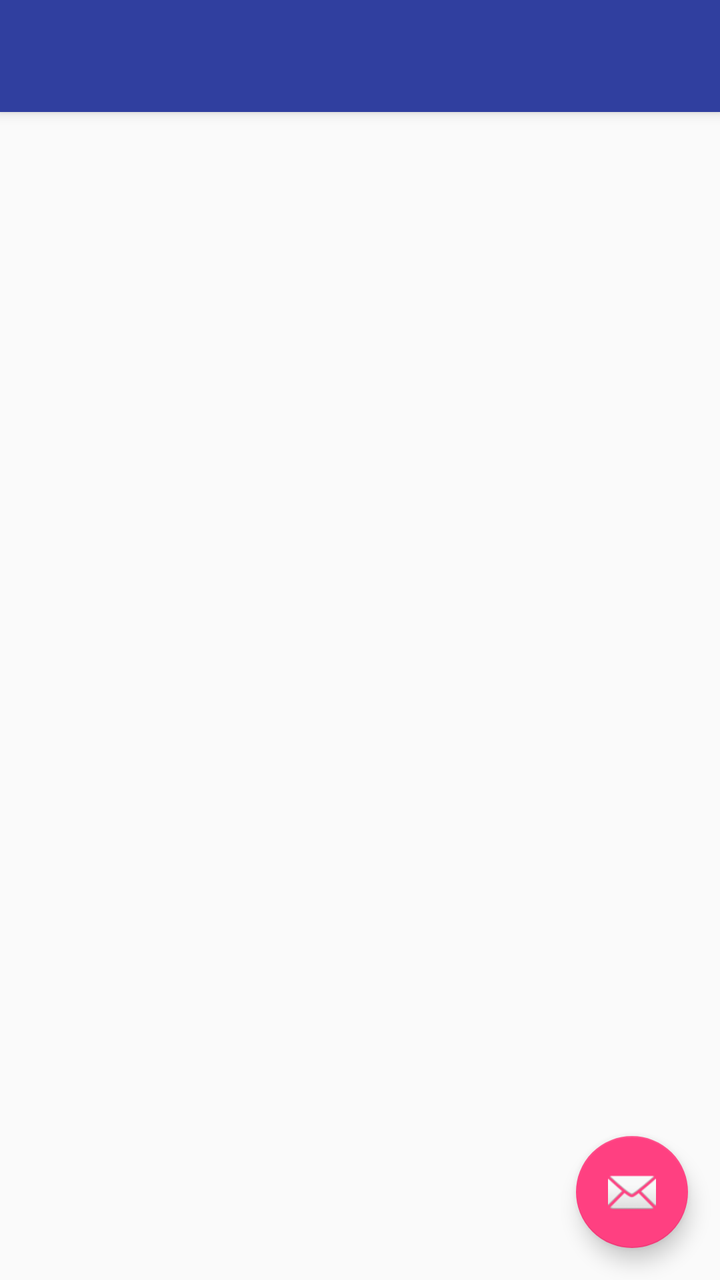
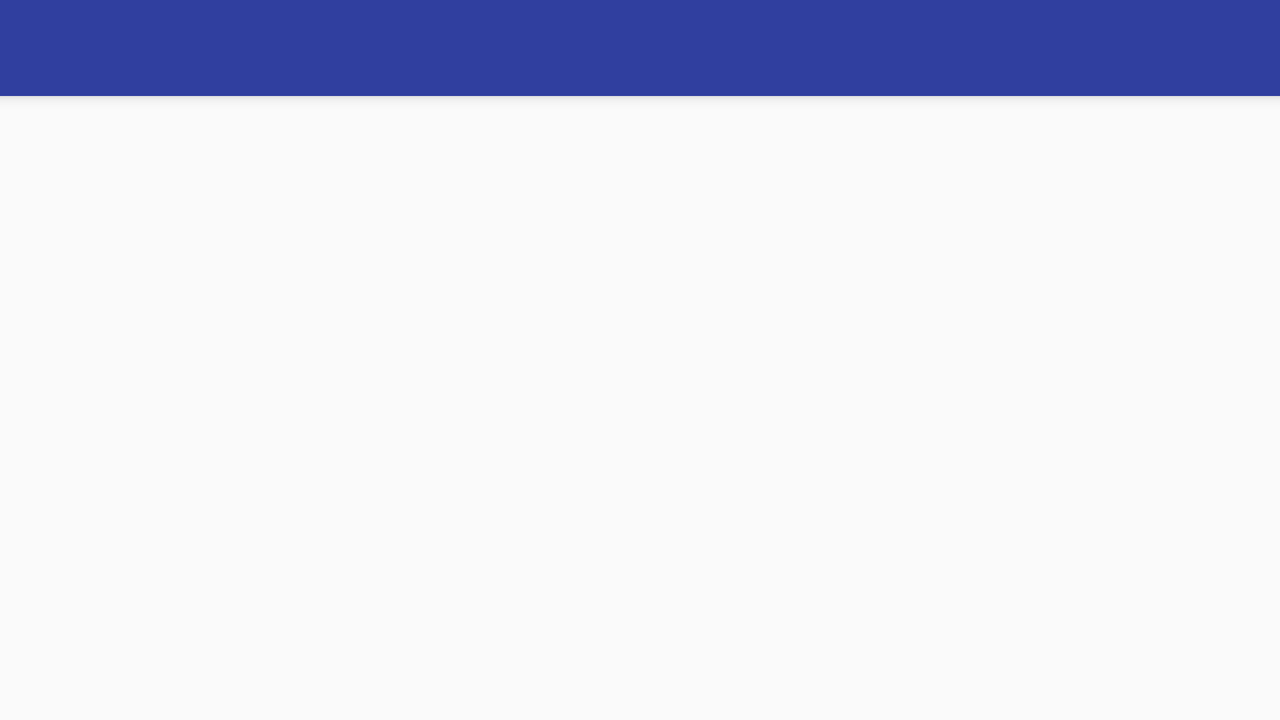

One screen, two layout resources from the same app: the default and the repository's alternative for another configuration. Each is rendered where Android would select it; the XML of both is given below.
<!-- AndroidManifest.xml: application theme AppTheme -->
<!-- res/layout/app_bar_home_helper.xml -->
<?xml version="1.0" encoding="utf-8"?>

<android.support.design.widget.CoordinatorLayout xmlns:android="http://schemas.android.com/apk/res/android"
    xmlns:app="http://schemas.android.com/apk/res-auto"
    xmlns:tools="http://schemas.android.com/tools"
    android:layout_width="match_parent"
    android:layout_height="match_parent"
    android:fitsSystemWindows="true"
    tools:context="e1da_581524.helper.Home_helper">

    <android.support.design.widget.AppBarLayout
        android:layout_width="match_parent"
        android:layout_height="wrap_content"
        android:theme="@style/AppTheme.AppBarOverlay">

        <android.support.v7.widget.Toolbar
            android:id="@+id/toolbar"
            android:layout_width="match_parent"
            android:layout_height="?attr/actionBarSize"
            android:background="?attr/colorPrimary"
            app:popupTheme="@style/AppTheme.PopupOverlay" />

    </android.support.design.widget.AppBarLayout>

    <include layout="@layout/content_home_helper" />

    <android.support.design.widget.FloatingActionButton
        android:id="@+id/fab"
        android:layout_width="wrap_content"
        android:layout_height="wrap_content"
        android:layout_gravity="bottom|end"
        android:layout_margin="@dimen/fab_margin"
        android:src="@android:drawable/ic_dialog_email" />

</android.support.design.widget.CoordinatorLayout>
<!-- res/layout/content_home_helper.xml (included above) -->
<?xml version="1.0" encoding="utf-8"?>

<RelativeLayout xmlns:android="http://schemas.android.com/apk/res/android"
    xmlns:app="http://schemas.android.com/apk/res-auto"
    xmlns:tools="http://schemas.android.com/tools"
    android:layout_width="match_parent"
    android:layout_height="match_parent"
    app:layout_behavior="@string/appbar_scrolling_view_behavior"
    tools:context="e1da_581524.helper.Home_helper"
    tools:showIn="@layout/app_bar_home_helper"
    android:id="@+id/HelperHome">



</RelativeLayout>
<!-- resources referenced by this layout -->
<resources>
  <dimen name="fab_margin">16dp</dimen>
  <style name="AppTheme.AppBarOverlay" parent="ThemeOverlay.AppCompat.Dark.ActionBar" />
  <style name="AppTheme.PopupOverlay" parent="ThemeOverlay.AppCompat.Light" />
  <style name="AppTheme" parent="Theme.AppCompat.Light.DarkActionBar">
          
          <item name="colorPrimary">@color/colorPrimary</item>
          <item name="colorPrimaryDark">@color/colorPrimaryDark</item>
          <item name="colorAccent">@color/colorAccent</item>
      </style>
  <color name="colorPrimary">#303F9F</color>
  <color name="colorPrimaryDark">#303F9F</color>
  <color name="colorAccent">#FF4081</color>
</resources>
<!-- res/layout-land/app_bar_home_helper.xml (the repository's variant of the layout above) -->
<!-- drawn on the phone turned sideways -->
<?xml version="1.0" encoding="utf-8"?>

<android.support.design.widget.CoordinatorLayout xmlns:android="http://schemas.android.com/apk/res/android"
    xmlns:app="http://schemas.android.com/apk/res-auto"
    xmlns:tools="http://schemas.android.com/tools"
    android:layout_width="match_parent"
    android:layout_height="match_parent"
    android:fitsSystemWindows="true"
    tools:context="e1da_581524.helper.Home_helper">

    <android.support.design.widget.AppBarLayout
        android:layout_width="match_parent"
        android:layout_height="wrap_content"
        android:theme="@style/AppTheme.AppBarOverlay">

        <android.support.v7.widget.Toolbar
            android:id="@+id/toolbar"
            android:layout_width="match_parent"
            android:layout_height="?attr/actionBarSize"
            android:background="?attr/colorPrimary"
            app:popupTheme="@style/AppTheme.PopupOverlay" />

    </android.support.design.widget.AppBarLayout>

    <include layout="@layout/content_home_helper" />


</android.support.design.widget.CoordinatorLayout>
<!-- res/layout/app_bar_home_helper.xml (included above) -->
<?xml version="1.0" encoding="utf-8"?>

<android.support.design.widget.CoordinatorLayout xmlns:android="http://schemas.android.com/apk/res/android"
    xmlns:app="http://schemas.android.com/apk/res-auto"
    xmlns:tools="http://schemas.android.com/tools"
    android:layout_width="match_parent"
    android:layout_height="match_parent"
    android:fitsSystemWindows="true"
    tools:context="e1da_581524.helper.Home_helper">

    <android.support.design.widget.AppBarLayout
        android:layout_width="match_parent"
        android:layout_height="wrap_content"
        android:theme="@style/AppTheme.AppBarOverlay">

        <android.support.v7.widget.Toolbar
            android:id="@+id/toolbar"
            android:layout_width="match_parent"
            android:layout_height="?attr/actionBarSize"
            android:background="?attr/colorPrimary"
            app:popupTheme="@style/AppTheme.PopupOverlay" />

    </android.support.design.widget.AppBarLayout>

    <include layout="@layout/content_home_helper" />

    <android.support.design.widget.FloatingActionButton
        android:id="@+id/fab"
        android:layout_width="wrap_content"
        android:layout_height="wrap_content"
        android:layout_gravity="bottom|end"
        android:layout_margin="@dimen/fab_margin"
        android:src="@android:drawable/ic_dialog_email" />

</android.support.design.widget.CoordinatorLayout>
